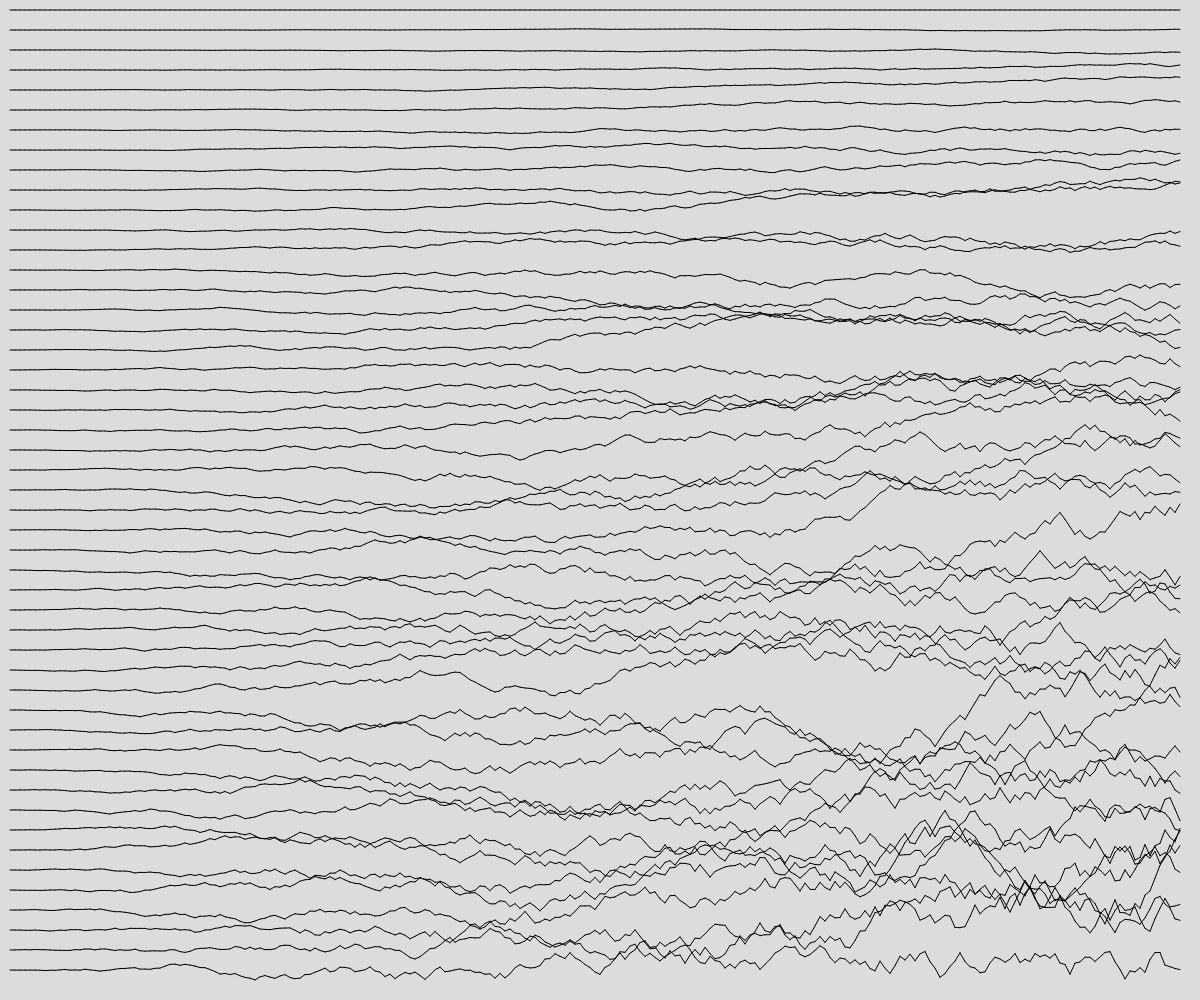
Frame 1 (no input)
Frame 60 (no input): identical to frame 1, image omitted
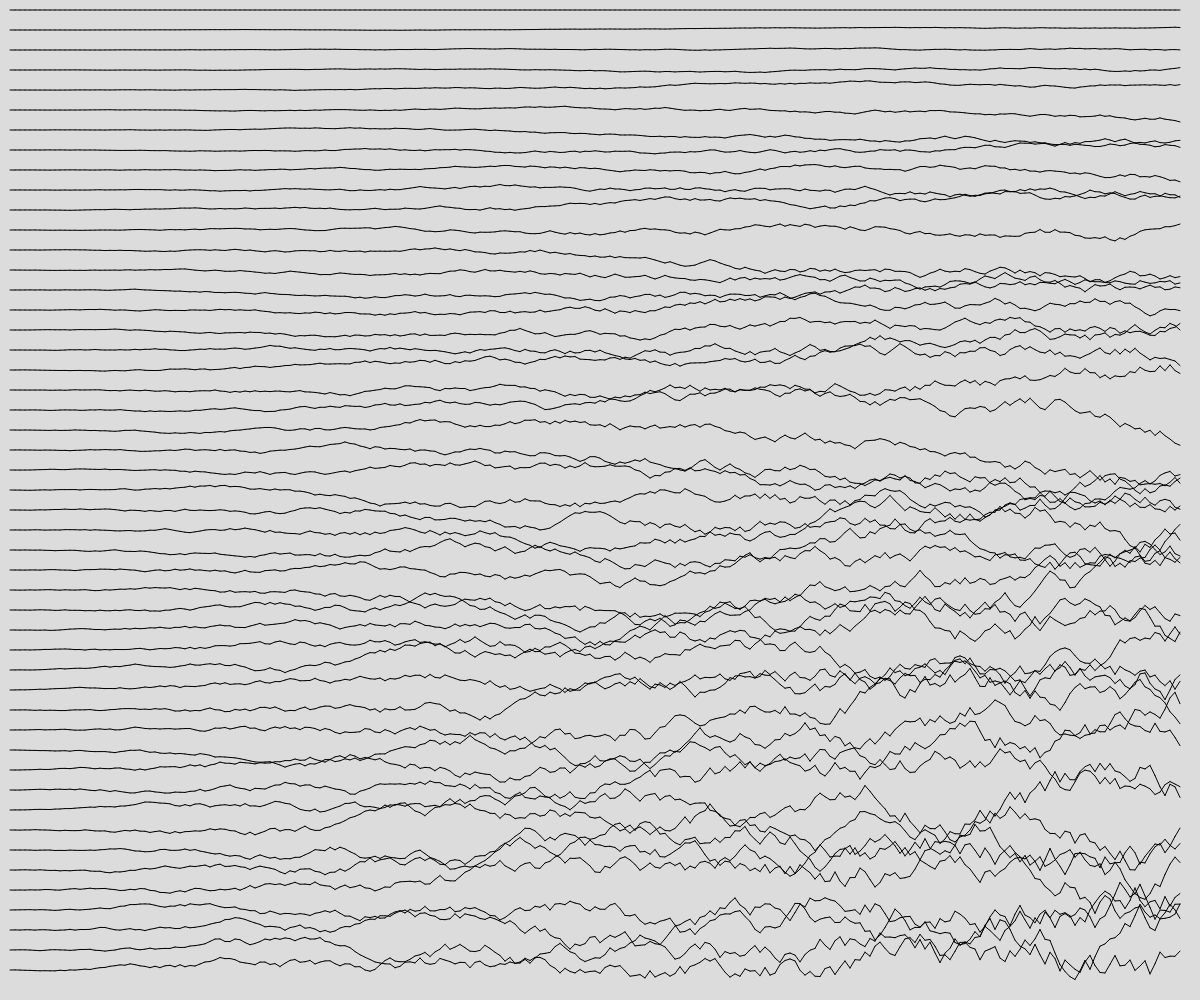
Frame 120 (the mouse pressed at the canvas centre since frame 60)

The p5.js sketch that drew these frames (run headless with seeded random() and noise() and a simulated clock; from frame 60 on, the mouse is pressed at the canvas centre):

// p5.js sketch
// ── sketch.js
// Generative Art Demo
// Offset with Lines
// Dan Schellenberg
// Aug 28, 2019


async function setup() {
  createCanvas(windowWidth, windowHeight);
  // drawLineWithOffset(0, 50, width, 5);
  drawRowOfLinesWithOffsets(10, 10, width - 20, 5, height - 20, 20);
}

function draw() {  
}

function mousePressed() {
  setup();
}

function keyPressed() {
  setup();
}

function drawRowOfLinesWithOffsets(x, startingY, lineWidth, segmentLength, totalHeight, verticalSpacer) {
  background(220);
  let lineNumber = 0;
  for (let y = startingY; y < totalHeight; y += verticalSpacer) {
    drawLineWithOffset(x, y, lineWidth, segmentLength, lineNumber, totalHeight);
    lineNumber += 1;
  }
}

function drawLineWithOffset(startingX, y, lineWidth, segmentLength, lineNumber, totalHeight) {
  // let offset = 0;
  for (let x = startingX; x < lineWidth; x += segmentLength) {
    let offset = x * random(-0.001, 0.001) * lineNumber/4;
    if (y + offset > totalHeight) {
      line(x, y, x + segmentLength, y - offset);
      y -= offset;
    }
    else {
      line(x, y, x + segmentLength, y + offset);
      y += offset;
    }
  }
}
